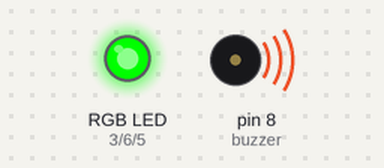
A sketch run on a simulated Arduino Uno, built with avr-gcc and run on an emulated ATmega328P. On the bench: an RGB LED mixed from three pins (HIGH = lit), buzzer (waves = sounding). Dim RGB values are drawn brighter than linear.

Above: at 0.05 s.
At 0.9 s:
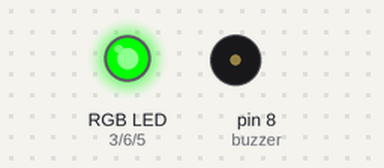
At 1.75 s:
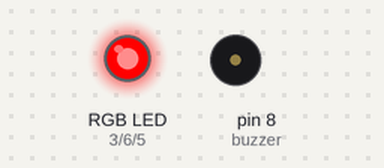
At 3.5 s:
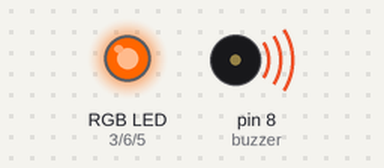
At 5.0 s:
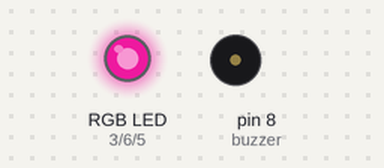
At 7.0 s:
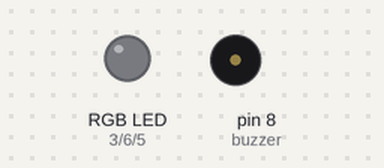
Timing chart, 0 to 9.1 s (numbered marks = the images above):
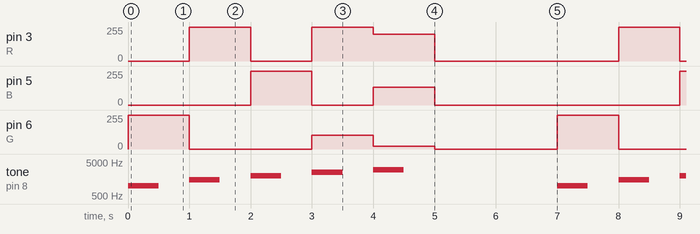

The sketch:

codigo_buzzer_ledRGB.ino
```cpp
// C++ code
//
#define R 3
#define G 6
#define B 5
int buzzer = 8;
int count;
int frequence;


void setup()
{
  pinMode(buzzer, OUTPUT);
  pinMode(R, OUTPUT);
  pinMode(G, OUTPUT);
  pinMode(B, OUTPUT);
  Serial.begin(9600);
}

void loop()
{
  frequence = 1000;
  for (count=1;count<=5;count++){
    colors();
   	som();
	}
  count = 0;
  colors();

  delay(2000);
}

void som(){
  tone(buzzer, frequence, 1000);
  delay(500);
  noTone(buzzer);
  delay(500); // Wait for 1000 millisecond(s)
  frequence = frequence + 500;
}

void colors(){
  if (count==1){
    analogWrite(R, 0);
    analogWrite(G, 255); // verde
    analogWrite(B, 0);
  }

  else if (count==2){
    analogWrite(R, 255); // vermelho
    analogWrite(G, 0);
    analogWrite(B, 0);
  }

  else if (count==3){
    analogWrite(R, 0);
    analogWrite(G, 0);
    analogWrite(B, 255); // azul
  }

  else if (count==4){
  	analogWrite(R, 255);     // laranja
  	analogWrite(G, 102);
  	analogWrite(B, 0);
  }

  else if (count==5){
    analogWrite(R, 199);     // rosa
  	analogWrite(G, 21);
  	analogWrite(B, 133);
  }

  else if (count==0){
    analogWrite(R, 0);
    analogWrite(G, 0);
    analogWrite(B, 0);
  }


}
```

Measured:
- by itself, pin 3 (R): repeats every 7.0 s: 0/255 1.0 s, 255/255 1.0 s, 199/255 1.0 s, 0/255 3.0 s, 255/255 1.0 s
- by itself, pin 5 (B): repeats every 7.0 s: 0/255 1.0 s, 133/255 1.0 s, 0/255 4.0 s, 255/255 1.0 s
- by itself, pin 6 (G): repeats every 7.0 s: 0/255 2.0 s, 102/255 1.0 s, 21/255 1.0 s, 0/255 2.0 s, 255/255 1.0 s
- by itself, tone on pin 8 (buzzer): repeats every 7.0 s: silent 0.50 s, 1500 Hz 0.50 s, silent 0.50 s, 2000 Hz 0.50 s, silent 0.50 s, 2500 Hz 0.50 s, silent 0.50 s, 3000 Hz 0.50 s, silent 2.5 s, 1000 Hz 0.50 s
